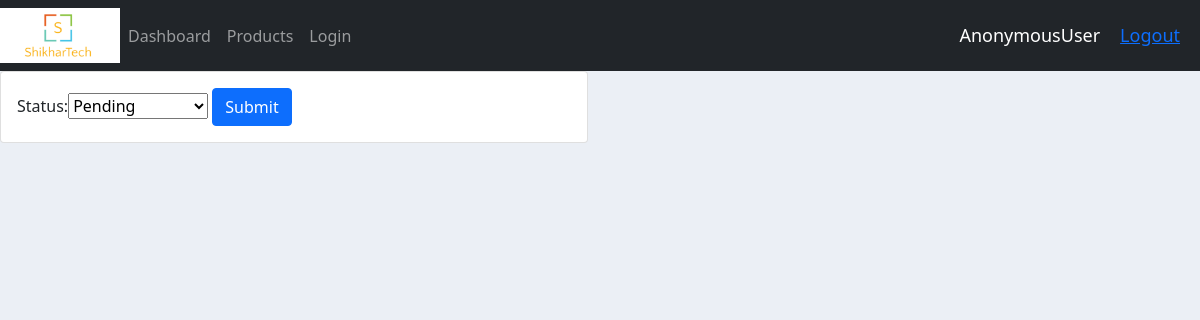
Before: /accounts_app/update_order/3/ with the older database file.
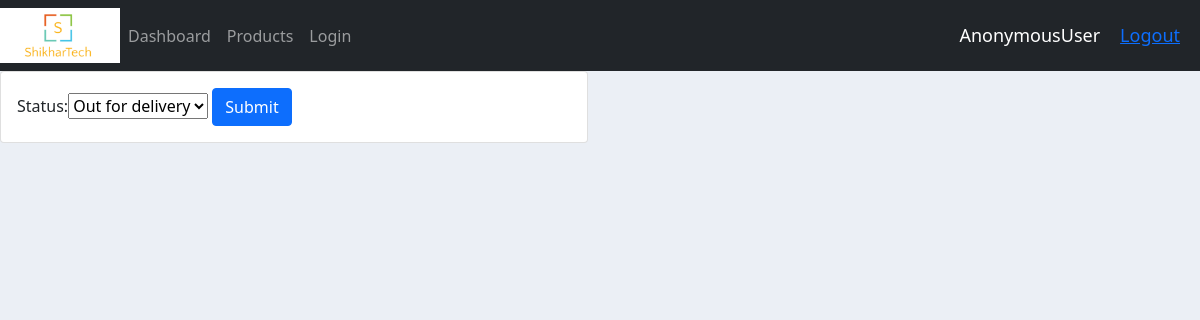
After: the same page with the newer database file.
### accounts/models.py (models this page shows)
class Order(models.Model):
    STATUS = (
        ('Pending', 'Pending'),
        ('Out for delivery', 'Out for delivery'),
        ('Delivered', 'Delivered'),
    )
    customer = models.ForeignKey(Customer, null=True, on_delete=models.CASCADE)
    product = models.ForeignKey(Products, null=True, on_delete=models.CASCADE)
    date_created = models.DateTimeField(auto_now_add=True, null=True)
    status = models.CharField(max_length=200, choices=STATUS)

### accounts/views.py (the view)
# urls.py: path('update_order/<str:order_id>/',
def update_order(request, order_id):
    order = Order.objects.get(id=order_id)
    if request.method == 'POST':
        form = OrderForm(request.POST, instance=order)
        if form.is_valid():
            form.save()
            return redirect('home')
    form = OrderForm(instance=order)
    context = {'form': form, 'order': order}
    return render(request, 'accounts/order_form.html', context)

### accounts/forms.py
class OrderForm(ModelForm):
    class Meta:
        model = Order
        fields = ['status']

### accounts/templates/accounts/order_form.html (shortened to what this page needs)
{% extends 'accounts/main.html' %}
{% load static %}
{% block content %}
<div class="row">
    <div class="col-md-6">
        <div class="card card-body">
            <form action="" method="POST">
                {{form}}
                <input class="btn btn-primary" type="submit" name="submit" >
            </form>
        </div>
    </div>
</div>
{% endblock %}

Changed rows visible on the page:
changed Order: status "Pending" → "Out for delivery"
